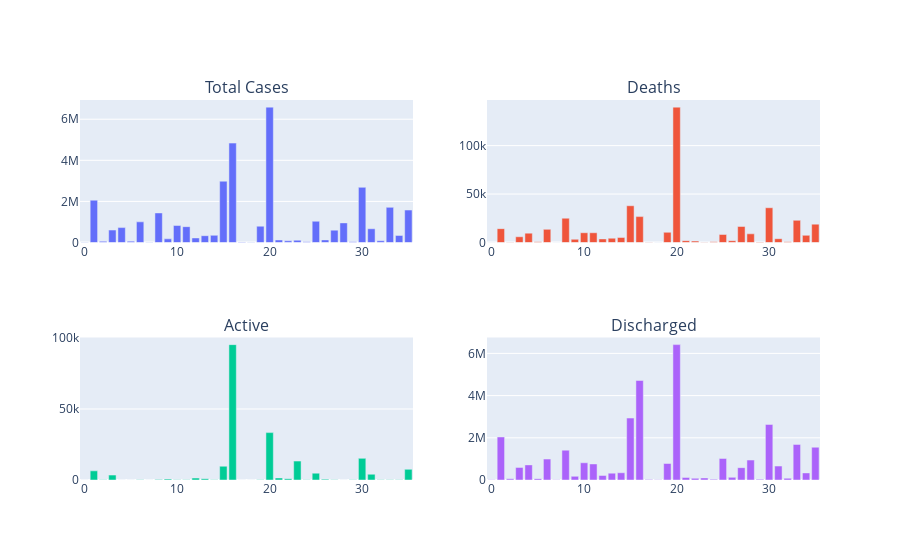

Write notebook code for a chart like this one.
### Code cell
# Bar charts
fig = make_subplots(rows=2, cols=2, subplot_titles=['Total Cases', 'Deaths', 'Active', 'Discharged'])

total_cases = go.Bar(y=pd_df['Total_Cases'], name='Total Cases', hovertext=pd_df['State_UTs'])
deaths = go.Bar(y=pd_df['Deaths'], name='Deaths', hovertext=pd_df['State_UTs'])
active = go.Bar(y=pd_df['Active'], name='Active', hovertext=pd_df['State_UTs'])
discharged = go.Bar(y=pd_df['Discharged'], name='Discharged', hovertext=pd_df['State_UTs'])

fig.add_trace(total_cases, 1, 1)
fig.add_trace(deaths, 1, 2)
fig.add_trace(active, 2, 1)
fig.add_trace(discharged, 2, 2)

fig.update_layout(showlegend=False)
fig.show()

### Figure 1 — Plotly figure (JSON) as saved in the notebook; plotly's stock layout.template omitted (floating-point values rounded to 4 significant figures)
{"data": [{"hovertext": ["Andaman and Nicobar", "Andhra Pradesh", "Arunachal Pradesh", "Assam", "Bihar", "Chandigarh", "Chhattisgarh", "Dadra and Nagar Haveli and Daman and Diu", "Delhi", "Goa", "Gujarat", "Haryana", "Himachal Pradesh", "Jammu and Kashmir", "Jharkhand", "Karnataka", "Kerala", "Ladakh", "Lakshadweep", "Madhya Pradesh", "Maharashtra", "Manipur", "Meghalaya", "Mizoram", "Nagaland", "Odisha", "Puducherry", "Punjab", "Rajasthan", "Sikkim", "Tamil Nadu", "Telengana", "Tripura", "Uttar Pradesh", "Uttarakhand", "West Bengal"], "name": "Total Cases", "type": "bar", "xaxis": "x", "y": [7641, 2059708, 54964, 605944, 726021, 65297, 1005624, 10675, 1439337, 177410, 826258, 771049, 221203, 330885, 348415, 2982869, 4838811, 20871, 10365, 792675, 6588429, 122545, 82815, 111651, 31547, 1034276, 127296, 601992, 954383, 31739, 2684641, 668722, 84299, 1710014, 343739, 1579463], "yaxis": "y"}, {"hovertext": ["Andaman and Nicobar", "Andhra Pradesh", "Arunachal Pradesh", "Assam", "Bihar", "Chandigarh", "Chhattisgarh", "Dadra and Nagar Haveli and Daman and Diu", "Delhi", "Goa", "Gujarat", "Haryana", "Himachal Pradesh", "Jammu and Kashmir", "Jharkhand", "Karnataka", "Kerala", "Ladakh", "Lakshadweep", "Madhya Pradesh", "Maharashtra", "Manipur", "Meghalaya", "Mizoram", "Nagaland", "Odisha", "Puducherry", "Punjab", "Rajasthan", "Sikkim", "Tamil Nadu", "Telengana", "Tripura", "Uttar Pradesh", "Uttarakhand", "West Bengal"], "name": "Deaths", "type": "bar", "xaxis": "x2", "y": [129, 14295, 280, 5939, 9661, 820, 13570, 4, 25089, 3339, 10086, 10049, 3717, 4426, 5135, 37931, 26734, 208, 51, 10523, 139734, 1893, 1432, 380, 674, 8279, 1849, 16540, 8954, 391, 35869, 3936, 816, 22897, 7397, 18953], "yaxis": "y2"}, {"hovertext": ["Andaman and Nicobar", "Andhra Pradesh", "Arunachal Pradesh", "Assam", "Bihar", "Chandigarh", "Chhattisgarh", "Dadra and Nagar Haveli and Daman and Diu", "Delhi", "Goa", "Gujarat", "Haryana", "Himachal Pradesh", "Jammu and Kashmir", "Jharkhand", "Karnataka", "Kerala", "Ladakh", "Lakshadweep", "Madhya Pradesh", "Maharashtra", "Manipur", "Meghalaya", "Mizoram", "Nagaland", "Odisha", "Puducherry", "Punjab", "Rajasthan", "Sikkim", "Tamil Nadu", "Telengana", "Tripura", "Uttar Pradesh", "Uttarakhand", "West Bengal"], "name": "Active", "type": "bar", "xaxis": "x3", "y": [9, 6453, 183, 3458, 46, 30, 197, 3, 327, 648, 212, 116, 1361, 895, 130, 9700, 95349, 42, 1, 106, 33379, 1444, 893, 13316, 228, 4817, 611, 228, 40, 189, 15238, 4056, 102, 133, 179, 7513], "yaxis": "y3"}, {"hovertext": ["Andaman and Nicobar", "Andhra Pradesh", "Arunachal Pradesh", "Assam", "Bihar", "Chandigarh", "Chhattisgarh", "Dadra and Nagar Haveli and Daman and Diu", "Delhi", "Goa", "Gujarat", "Haryana", "Himachal Pradesh", "Jammu and Kashmir", "Jharkhand", "Karnataka", "Kerala", "Ladakh", "Lakshadweep", "Madhya Pradesh", "Maharashtra", "Manipur", "Meghalaya", "Mizoram", "Nagaland", "Odisha", "Puducherry", "Punjab", "Rajasthan", "Sikkim", "Tamil Nadu", "Telengana", "Tripura", "Uttar Pradesh", "Uttarakhand", "West Bengal"], "name": "Discharged", "type": "bar", "xaxis": "x4", "y": [7503, 2038960, 54501, 596547, 716314, 64447, 991857, 10668, 1413921, 173423, 815960, 760884, 216125, 325564, 343150, 2935238, 4716728, 20621, 10313, 782046, 6415316, 119208, 80490, 97955, 30645, 1021180, 124836, 585224, 945389, 31159, 2633534, 660730, 83381, 1686984, 336163, 1552997], "yaxis": "y4"}], "layout": {"annotations": [{"font": {"size": 16}, "showarrow": false, "text": "Total Cases", "x": 0.225, "xanchor": "center", "xref": "paper", "y": 1, "yanchor": "bottom", "yref": "paper"}, {"font": {"size": 16}, "showarrow": false, "text": "Deaths", "x": 0.775, "xanchor": "center", "xref": "paper", "y": 1, "yanchor": "bottom", "yref": "paper"}, {"font": {"size": 16}, "showarrow": false, "text": "Active", "x": 0.225, "xanchor": "center", "xref": "paper", "y": 0.375, "yanchor": "bottom", "yref": "paper"}, {"font": {"size": 16}, "showarrow": false, "text": "Discharged", "x": 0.775, "xanchor": "center", "xref": "paper", "y": 0.375, "yanchor": "bottom", "yref": "paper"}], "showlegend": false, "xaxis": {"anchor": "y", "domain": [0, 0.45]}, "xaxis2": {"anchor": "y2", "domain": [0.55, 1]}, "xaxis3": {"anchor": "y3", "domain": [0, 0.45]}, "xaxis4": {"anchor": "y4", "domain": [0.55, 1]}, "yaxis": {"anchor": "x", "domain": [0.625, 1]}, "yaxis2": {"anchor": "x2", "domain": [0.625, 1]}, "yaxis3": {"anchor": "x3", "domain": [0, 0.375]}, "yaxis4": {"anchor": "x4", "domain": [0, 0.375]}}}
